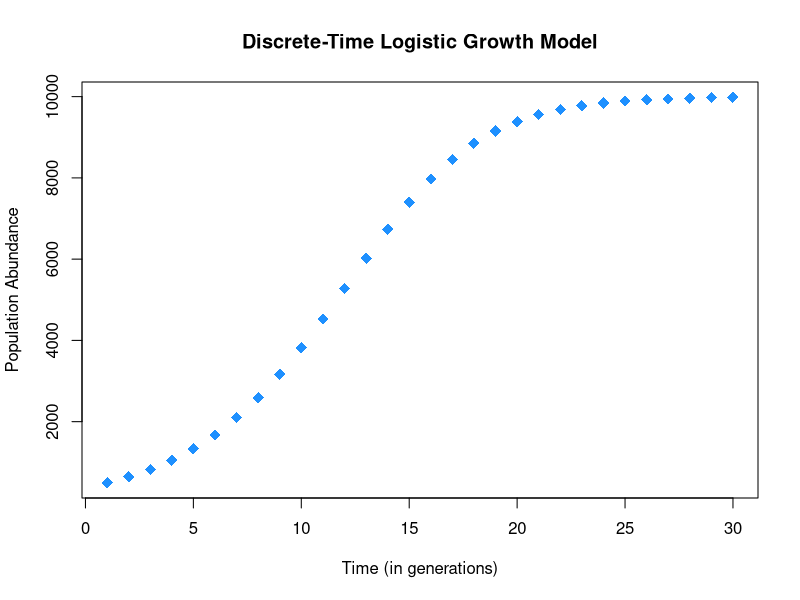

This chart was generated by the following R code:
# Marshall Pauley
# EBIO4420 Lab08

setwd("Documents/Courses/EBIO4420/compBioLabsAndHW/Labs/Lab08/")


# This function is set up to model logistic population growth in discrete time increments. It will not generate the smooth curve of logistic growth over continuous time.
LogiGrowthModel <- function(r, K, totalGenerations, initPopSize){
    
    endTime <- totalGenerations # 3b
    generations <- 1:endTime # This object holds all the time steps
    CarryingCap <- K # 3b
    IntrinsicGrowthRate <- r # 3b
    abundance <- rep(0, endTime) # this object will hold population abundance at each time step
    abundance[1] <- initPopSize # 3b
    
    for (i in 2:endTime){
        interStep <- ( CarryingCap - abundance[i - 1] ) / CarryingCap # right-hand part of the equation, pushed into an transfer object
        abundance[i] <- abundance[i - 1] + ( IntrinsicGrowthRate * abundance[i - 1] * interStep ) # left-hand part of the equation with transfer object, pushed into data-holding object
    }
    
    plot(generations, abundance, xlab = "Time (in generations)", ylab = "Population Abundance", pch = 18, col = "dodgerblue", cex = 1.5, main = "Discrete-Time Logistic Growth Model") # 3c
    
    # step 3e
    RESULTS <- data.frame(generations, abundance)
    return(RESULTS)
}

# step 3d: call function to test
testModel <- LogiGrowthModel(r = 0.3, K = 10000, totalGenerations = 30, initPopSize = 500)


# step 3e: write to file
write.csv(x = testModel, file = "Lab08_FunctionOutput.csv", row.names = F)
